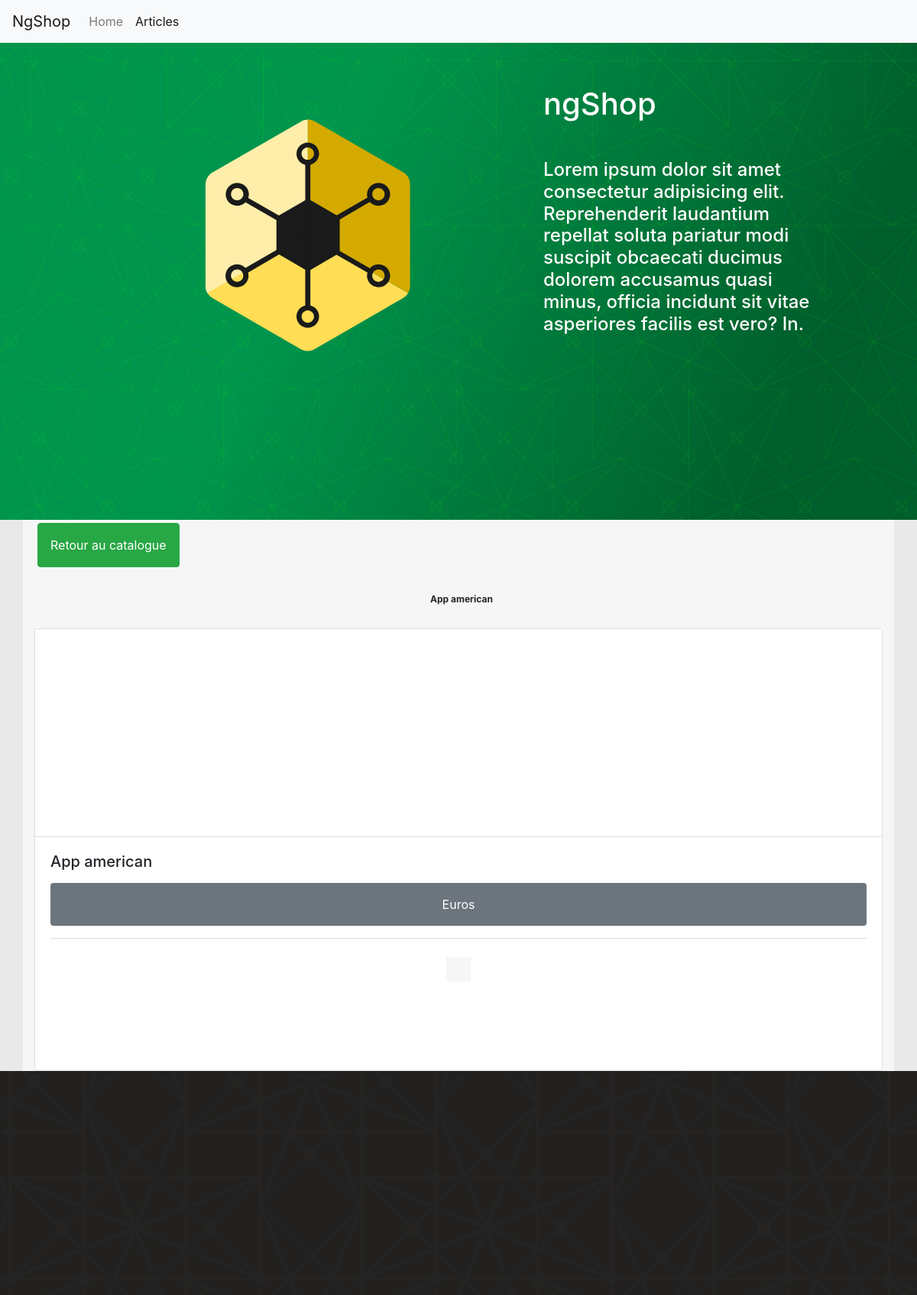
Page /article.php?id=7 on the earlier database version.
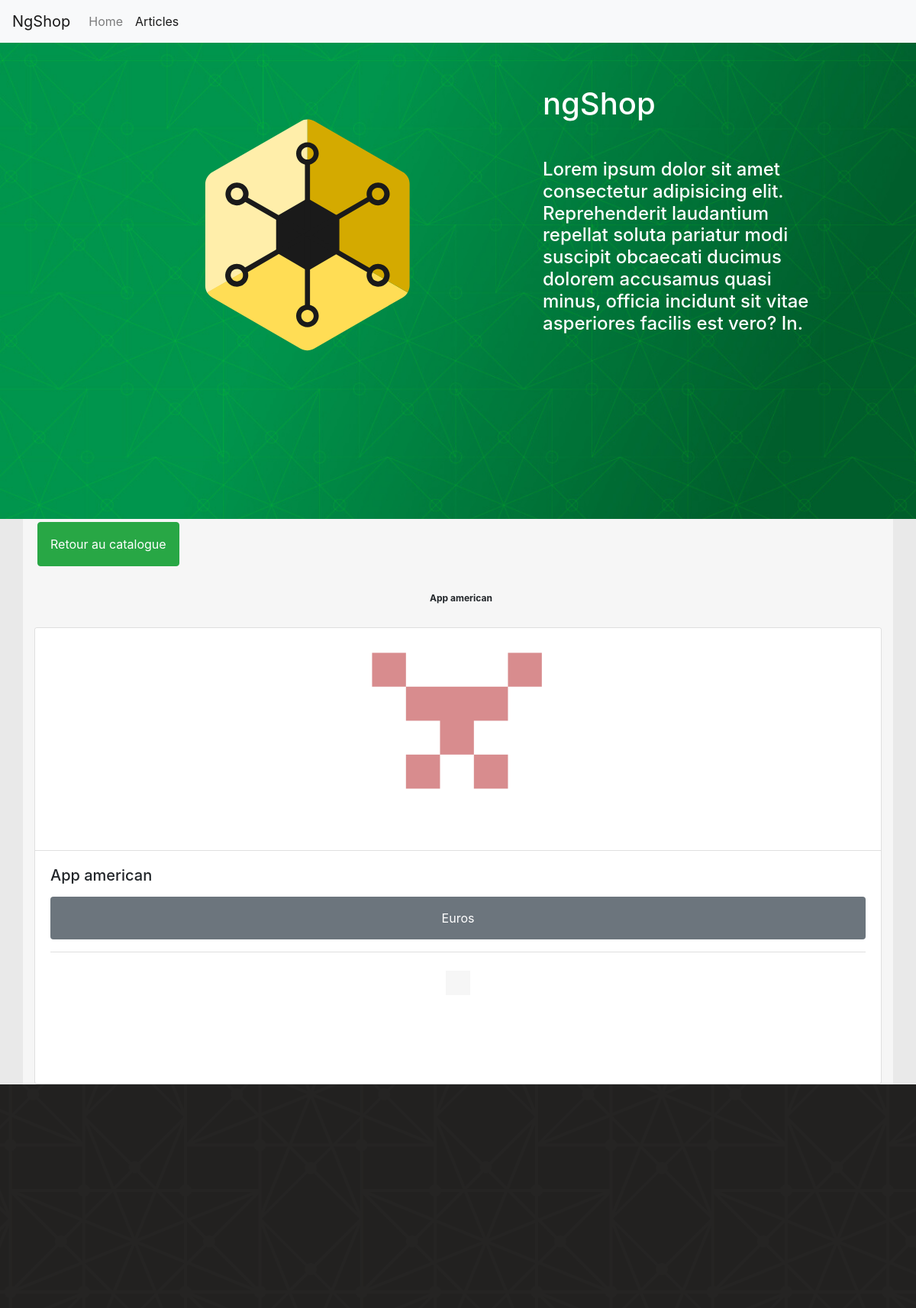
Same page on the later database version.
### tables this page shows
CREATE TABLE `Article` (
  `idArticle` int(11) NOT NULL,
  `Nom` varchar(45) DEFAULT NULL,
  `Descripion` varchar(45) DEFAULT NULL,
  `Poids` decimal(5,2) DEFAULT NULL,
  `Prix` decimal(5,2) DEFAULT NULL,
  `Stock` int(11) DEFAULT NULL,
  `Image` varchar(250) DEFAULT NULL,
  `Categorie_id` int(11) NOT NULL
);

### db-functions/reqs.php (called while the page is built, shortened)
<?php
function getArticle($instance ,$id){
    $sql = "SELECT * FROM Article WHERE idArticle =?";
    $stmt = $instance->prepare($sql);
    $stmt->execute([$id]);
    $result = $stmt->fetch();
    return $result;
}

### article.php (the view, shortened to what this page needs)
<?php
include_once 'db-functions/connexion.php';
include_once 'db-functions/reqs.php';
$db = createConnexion();
if (isset($_GET) && !empty($_GET['id'])) {
    $art = getArticle($db,$_GET['id']);
}
?>
<!DOCTYPE html>
<html lang="fr">
<head>
    <link rel="stylesheet" href="https://stackpath.bootstrapcdn.com/bootstrap/4.2.1/css/bootstrap.min.css"
>
    <link rel="stylesheet" href="css/app.css">
</head>
<body>
<header>
    <nav class="navbar navbar-expand-lg navbar-light bg-light">
        <a class="navbar-brand" href="#">NgShop</a>
        <div class="collapse navbar-collapse" id="navbarNav">
            <ul class="navbar-nav">
                <li class="nav-item ">
                    <a class="nav-link" href="index.php">Home </a>
                </li>
                <li class="nav-item active">
                    <a class="nav-link" href="catalogue.php">Articles<span class="sr-only">(current)</span></a>
                </li>
                <li class="nav-item">
                    <a class="nav-link" href="#"></a>
                </li>
            </ul>
        </div>
    </nav>
</header>
<main>
    <div class="container-fluid">
        <?php include 'header.php'; ?>
    </div>
    <div class="container">
        <div class="row">
        <div class="col">
        <a  href="catalogue2.php" class="btn btn-success m-1 p-3"> Retour au catalogue</a>
            <h1 class="p-3 mt-3 mb-3 mr-1 ml-1 badge  w-100"><?= $art->Nom ?></span></h1>
        </div>
        </div>
        <div class="row">
            <div class="col-sm-12 ">
                <div class="card">
                    <div class="card-header d-flex justify-content-center bg-white">
                        <img src="<?php echo $art->Image; ?>" class="art-img img-fluid w-25 card-img-top" alt="...">
                    </div>
                    <div class="card-body">
                        <h5 class="card-title"><?= $art->Nom ?></h5>
                        <p class="bg-secondary rounded p-3 text-white text-center">
                            <?= $art->prix ?> Euros
                        </p>
                        <div class="card-footer d-flex justify-content-center bg-white">
                        </div>
                        <div class="col-sm-12 d-flex justify-content-center mb-5 rounded">
                            <div class="row  mb-5 p-3">
                            </div>
                        </div>
                    </div>
                </div>
            </div>
        </div>
    </div>
</main>
<footer>
</footer>
</body>
</html>

### header.php (shortened to what this page needs)
<div class="row bandeau">
            <div class="col-lg-2 ml-4 mt-5 "></div>
            <div class="col-lg-4 ml-4 mt-5 ">
                <img class="img-fluid w-75" src="assets/icon-hub-yellow.svg" alt="">
            </div>
            <div class="col-lg-4  mt-5 ml-5">
                <h1 class="text-white mt-2">ngShop</h1>
                <h4 class="text-white mt-5">Lorem ipsum dolor sit amet consectetur adipisicing elit. Reprehenderit
                    laudantium repellat soluta pariatur modi suscipit obcaecati ducimus dolorem accusamus quasi
                    minus, officia incidunt sit vitae asperiores facilis est vero? In.
                </h4>
            </div>
        </div>

### css/app.css (style rules this page uses)
body { background-color: rgb(233, 233, 233); }
.row { background-color: rgb(246, 246, 246); }
.bandeau { background-image: url("../assets/green-bg.jpg"); min-height:39em; background-size: cover; }
li { float: left; }
.art-img { width : 40%; height : 25%; }
.card { min-height : 22em; }
.card-header { min-height: 17em; }
footer { background-image: url("../assets/black-bg.png"); background-color: #222120; z-index: 90; min-height: 293px; position: relative; }

Differences in the rows shown:
changed article "App american": Image: a different picture
